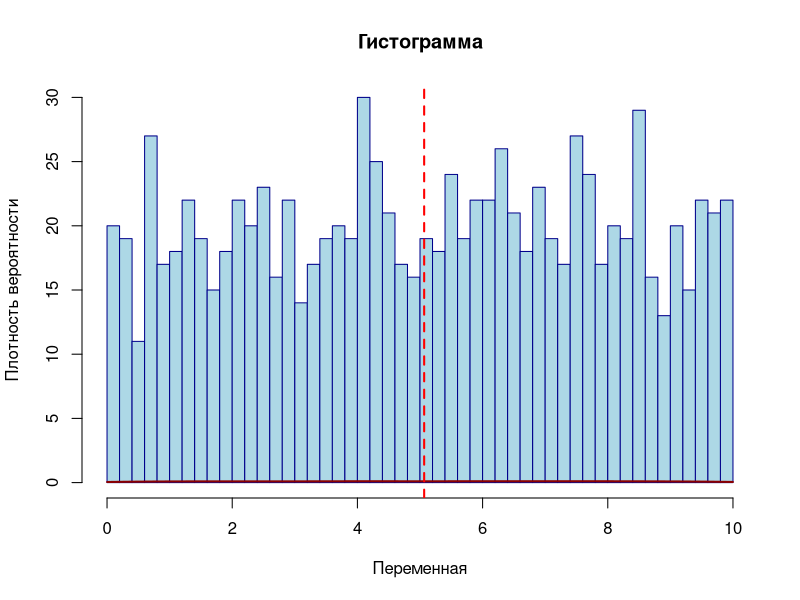

This chart was generated by the following R code:
n = 1000
data = runif(n, 0, 10) # числа в наборе взяты равномерно (особенность runif())
print(data)

# hist(data)

hist(data, col="lightblue",
     border="darkblue",
     #freq=FALSE,  # плотность вероятности
     breaks=50,    # число столбцов
     xlab="Переменная",
     ylab="Плотность вероятности",
     main="Гистограмма"
     )

lines(density(data, # детализированное значение плотности вероятности
      from=min(data), to=max(data)
      ),
      col="darkred",
      lwd = 2
      )

abline(v=mean(data),
       col="red",
       lwd=2, lty="dashed"
       )
